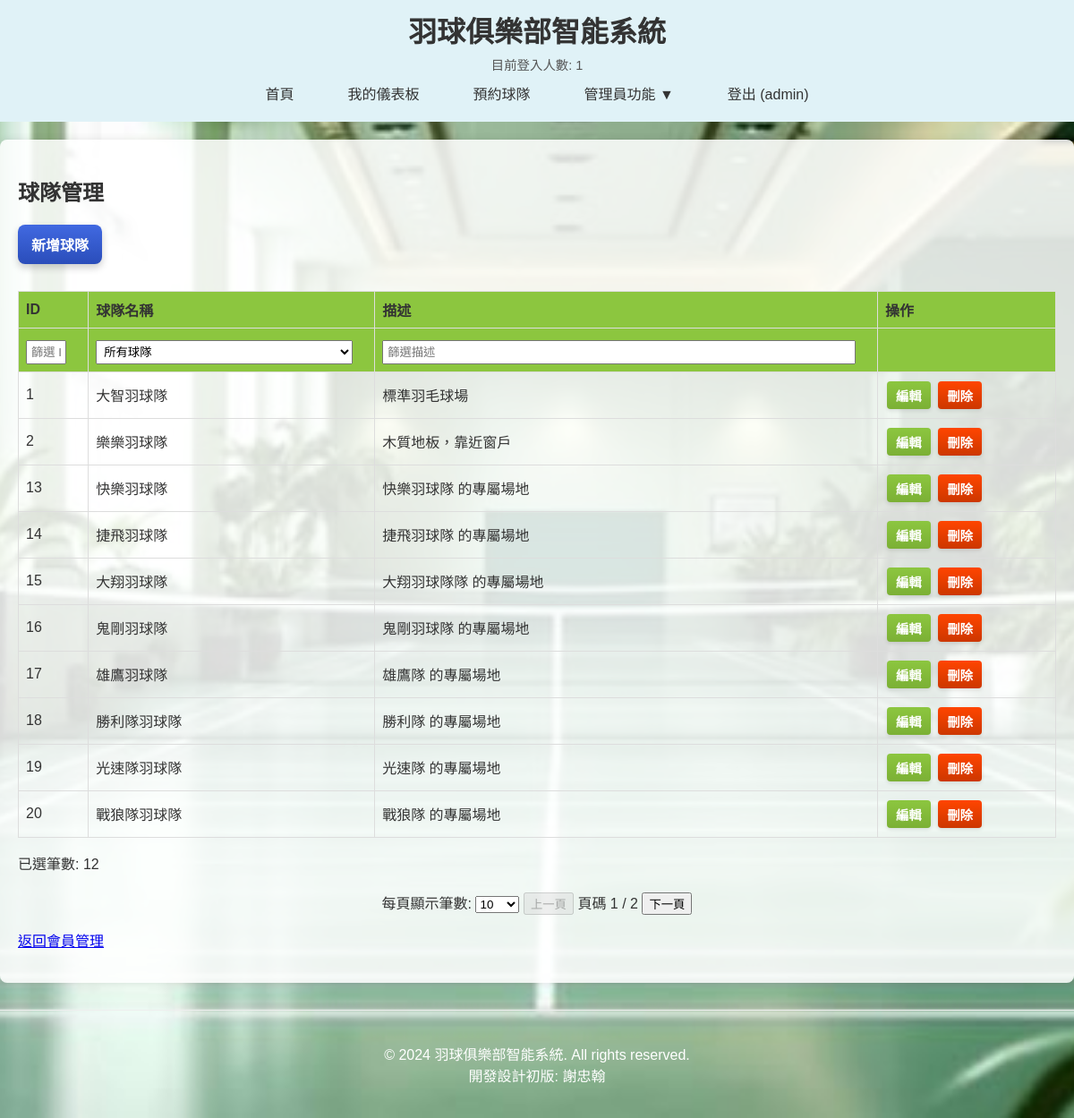
Screenshot of /admin/courts (signed in) with the database file from the repository.
### app.py (models this page shows, shortened)
class Court(db.Model):
    id = db.Column(db.Integer, primary_key=True)
    name = db.Column(db.String(80), unique=True, nullable=False) # 球場名稱（現在是球隊名稱）
    description = db.Column(db.String(200)) # 球場描述

### app.py (the view)
@app.route('/admin/courts')
def admin_courts():
    if 'user_id' not in session or not session['is_admin']:
        flash('您沒有權限訪問此頁面。', 'danger')
        return redirect(url_for('index'))
    courts = Court.query.all()
    return render_template('admin_courts.html', courts=courts)

### app.py (called while the page is built)
@app.context_processor
def inject_global_vars():
    return dict(logged_in_users_count=app.logged_in_users_count)

### templates/admin_courts.html (shortened to what this page needs)
{% extends "base.html" %}
{% block content %}
    <h2>球隊管理</h2>
    <p>
        <a href="{{ url_for('add_court') }}" class="button add-button">新增球隊</a>
    </p>
    {% if courts %}
    <table id="courtsTable" border="1">
        <thead>
            <tr>
                <th onclick="sortTable(this)" data-column-index="0" data-sort-direction="asc" style="width: 5%;">ID </th>
                <th onclick="sortTable(this)" data-column-index="1" data-sort-direction="asc" style="width: 25%;">球隊名稱 </th>
                <th onclick="sortTable(this)" data-column-index="2" data-sort-direction="asc" style="width: 45%;">描述 </th>
                <th style="width: 15%;">操作</th>
            </tr>
            <tr id="filterRow">
                <th><input type="text" onkeyup="filterTable()" placeholder="篩選 ID"></th>
                <th>
                    <select onchange="filterTable()" id="filter-court_name">
                        <option value="">所有球隊</option>
                    </select>
                </th>
                <th><input type="text" onkeyup="filterTable()" placeholder="篩選描述"></th>
                <th></th>
            </tr>
        </thead>
        <tbody>
            {% for court in courts %}
            <tr>
                <td>{{ court.id }}</td>
                <td>{{ court.name }}</td>
                <td>{{ court.description if court.description else '無描述' }}</td>
                <td class="actions-cell">
                    <a href="{{ url_for('edit_court', court_id=court.id) }}" class="action-button edit-button">編輯</a>
                    <form action="{{ url_for('delete_court', court_id=court.id) }}" method="POST" style="display:inline;">
                        <button type="submit" onclick="return confirm('確定要刪除球隊 {{ court.name }} 嗎？此操作不可逆，且會檢查是否有相關預約。');" class="action-button delete-button">刪除</button>
                    </form>
                </td>
            </tr>
            {% endfor %}
        </tbody>
    </table>
    {% else %}
    <p>目前沒有球隊資料。</p>
    {% endif %}
    <p>已選筆數: <span id="visibleRowCount">0</span></p>
    <div class="pagination-controls" style="text-align: center; margin-top: 20px;">
        <label for="rowsPerPageSelect">每頁顯示筆數:</label>
        <select id="rowsPerPageSelect" onchange="changeRowsPerPage()">
            <option value="10" selected>10</option>
        </select>
        <button id="prevPage" onclick="prevPage()">上一頁</button>
        <span id="pageInfo">頁碼 1 / 1</span>
        <button id="nextPage" onclick="nextPage()">下一頁</button>
    </div>
    <p><a href="{{ url_for('query_members') }}">返回會員管理</a></p>
{% endblock %}

### templates/admin_courts.html (style rules this page uses)
table { width: 100%; border-collapse: collapse; margin-top: 20px; table-layout: fixed; }
th, td { border: 1px solid #ddd; padding: 8px; text-align: left; }
th { background-color: #8CC63F; cursor: pointer; position: relative; }
th input[type="text"], th select { width: calc(100% - 16px); padding: 4px; margin-top: 5px; box-sizing: border-box; }
.button { display: inline-block; padding: 10px 15px; text-align: center; text-decoration: none; border-radius: 8px; margin-bottom: 10px; font-weight: bold; box-shadow: 0 4px 8px rgba(0, 0, 0, 0.2); transition: all 0.2s ease; }
.add-button { background-color: #4169E1; background-image: linear-gradient(to bottom, #4169E1, #2A4DBA); color: white; }
.action-button { display: inline-block; padding: 5px 10px; border: none; border-radius: 4px; cursor: pointer; font-size: 0.9em; font-weight: bold; text-decoration: none; color: white; box-shadow: 0 2px 4px rgba(0, 0, 0, 0.1); transition: all 0.2s ease; margin: 2px; }
.edit-button { background-color: #8CC63F; background-image: linear-gradient(to bottom, #8CC63F, #7BB035); }
.delete-button { background-color: #FF4500; background-image: linear-gradient(to bottom, #FF4500, #CC3700); }
.actions-cell { white-space: normal; overflow: visible; text-overflow: clip; }

### rows the page displays
Court: id "1", name "大智羽球隊", description "標準羽毛球場"
Court: id "2", name "樂樂羽球隊", description "木質地板，靠近窗戶"
Court: id "13", name "快樂羽球隊", description "快樂羽球隊 的專屬場地"
Court: id "14", name "捷飛羽球隊", description "捷飛羽球隊 的專屬場地"
Court: id "15", name "大翔羽球隊", description "大翔羽球隊隊 的專屬場地"
Court: id "16", name "鬼剛羽球隊", description "鬼剛羽球隊 的專屬場地"
Court: id "17", name "雄鷹羽球隊", description "雄鷹隊 的專屬場地"
Court: id "18", name "勝利隊羽球隊", description "勝利隊 的專屬場地"
Court: id "19", name "光速隊羽球隊", description "光速隊 的專屬場地"
Court: id "20", name "戰狼隊羽球隊", description "戰狼隊 的專屬場地"

### other values shown
{{ logged_in_users_count }} "1"
{{ session.username }} "admin"
